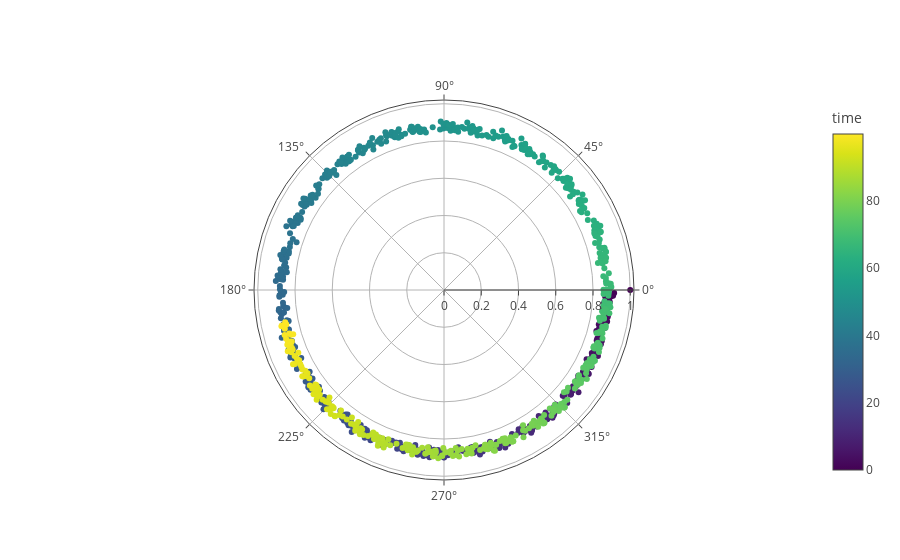

The notebook cell this image was saved under:
### Markdown cell above
For intermediate coupling we find the oscilator to transition into a state where they are in a semi ordered state.

### Code cell
time, theta, order, _ = kuramoto(100, 10, 100)

r = np.abs(order)
phi = np.degrees(np.arctan2(order.imag, order.real))

py.iplot([
    go.Scatterpolar(r=r, theta=phi, mode='markers', marker=dict(color=time, colorbar=dict(title='time'), colorscale='Viridis')),
])

### Figure 1 — Plotly figure (JSON) as saved in the notebook; plotly's stock layout.template omitted (floating-point values rounded to 4 significant figures; data arrays with more than 128 entries replaced by an {"elided": "..."} marker saying what was removed)
{"data": [{"marker": {"color": {"elided": "1000 float values"}, "colorbar": {"title": "time"}, "colorscale": "Viridis"}, "mode": "markers", "r": {"elided": "1000 float values"}, "theta": {"elided": "1000 float values"}, "type": "scatterpolar", "uid": "a39b645a-60f8-49e7-be1a-4d5bf93c8602"}], "layout": {}}
